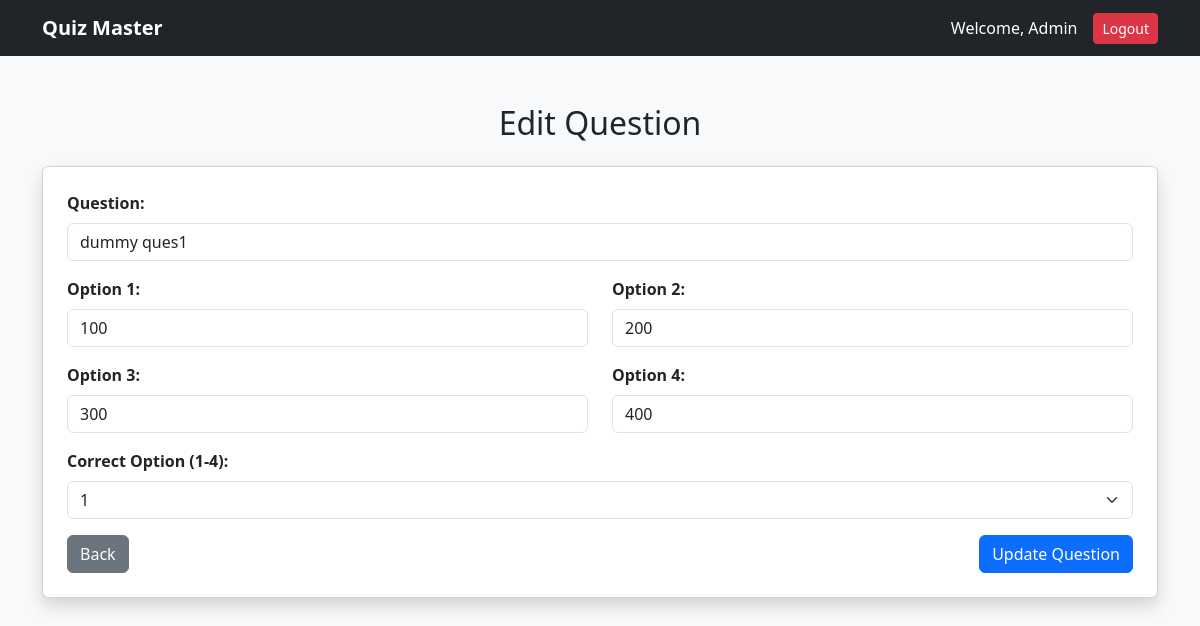
The page /admin/questions/1/edit (signed in) on the database its author committed.
### models/models.py (models this page shows)
class Question(db.Model):
    id = db.Column(db.Integer, primary_key=True)
    quiz_id = db.Column(db.Integer, db.ForeignKey("quiz.id", ondelete="CASCADE"), nullable=False)
    question_statement = db.Column(db.Text, nullable=False)
    option1 = db.Column(db.String(255), nullable=False)
    option2 = db.Column(db.String(255), nullable=False)
    option3 = db.Column(db.String(255), nullable=False)
    option4 = db.Column(db.String(255), nullable=False)
    correct_option = db.Column(db.Integer, nullable=False)
    quiz = db.relationship("Quiz", backref=db.backref("questions", cascade="all, delete-orphan"))

### controllers/admin_routes.py (the view, shortened to what this page needs)
@admin_blueprint.route("/questions/<int:question_id>/edit", methods=["GET", "POST"])
@admin_required
def edit_question(question_id):
    question = Question.query.get_or_404(question_id)
    return render_template("admin/edit_question.html", question=question)

### app.py (called while the page is built)
@app.context_processor
def inject_user():
    return dict(current_user=current_user)

@login_manager.user_loader
def load_user(user_id):
    return User.query.get(int(user_id))

### templates/admin/edit_question.html (shortened to what this page needs)
<!DOCTYPE html>
<html lang="en">
<head>
    <link href="https://cdn.jsdelivr.net/npm/bootstrap@5.3.0/dist/css/bootstrap.min.css" rel="stylesheet">
</head>
<body class="bg-light">
    <nav class="navbar navbar-expand-lg navbar-dark bg-dark">
        <div class="container">
            <a class="navbar-brand fw-bold" href="{{ url_for('admin.admin_dashboard') }}">Quiz Master</a>
            <div class="ms-auto d-flex align-items-center">
                <span class="text-white me-3">Welcome, Admin</span>
                <a href="{{ url_for('auth.logout') }}" class="btn btn-danger btn-sm">Logout</a>
            </div>
        </div>
    </nav>
<div class="container my-5">
    <h2 class="text-center mb-4">Edit Question</h2>
    <div class="card shadow p-4 bg-white">
        <form action="{{ url_for('admin.edit_question', question_id=question.id) }}" method="POST">
            <div class="mb-3">
                <label for="question_statement" class="form-label"><b>Question:</b></label>
                <input type="text" class="form-control" name="question_statement" value="{{ question.question_statement }}" required>
            </div>
            <div class="row">
                <div class="col-md-6 mb-3">
                    <label for="option1" class="form-label"><b>Option 1:</b></label>
                    <input type="text" class="form-control" name="option1" value="{{ question.option1 }}" required>
                </div>
                <div class="col-md-6 mb-3">
                    <label for="option2" class="form-label"><b>Option 2:</b></label>
                    <input type="text" class="form-control" name="option2" value="{{ question.option2 }}" required>
                </div>
                <div class="col-md-6 mb-3">
                    <label for="option3" class="form-label"><b>Option 3:</b></label>
                    <input type="text" class="form-control" name="option3" value="{{ question.option3 }}" required>
                </div>
                <div class="col-md-6 mb-3">
                    <label for="option4" class="form-label"><b>Option 4:</b></label>
                    <input type="text" class="form-control" name="option4" value="{{ question.option4 }}" required>
                </div>
            </div>
            <div class="mb-3">
                <label for="correct_option" class="form-label"><b>Correct Option (1-4):</b></label>
                <select class="form-select" name="correct_option" required>
                    <option value="1" {% if question.correct_option == '1' %}selected{% endif %}>1</option>
                </select>
            </div>
            <div class="d-flex justify-content-between">
                <a href="{{ url_for('admin.manage_questions', quiz_id=question.quiz_id) }}" class="btn btn-secondary">Back</a>
                <button type="submit" class="btn btn-primary">Update Question</button>
            </div>
        </form>
    </div>
</div>
</body>
</html>

### rows shown on the page
Question: question_statement "dummy ques1", option1 "100", option2 "200", option3 "300", option4 "400"
